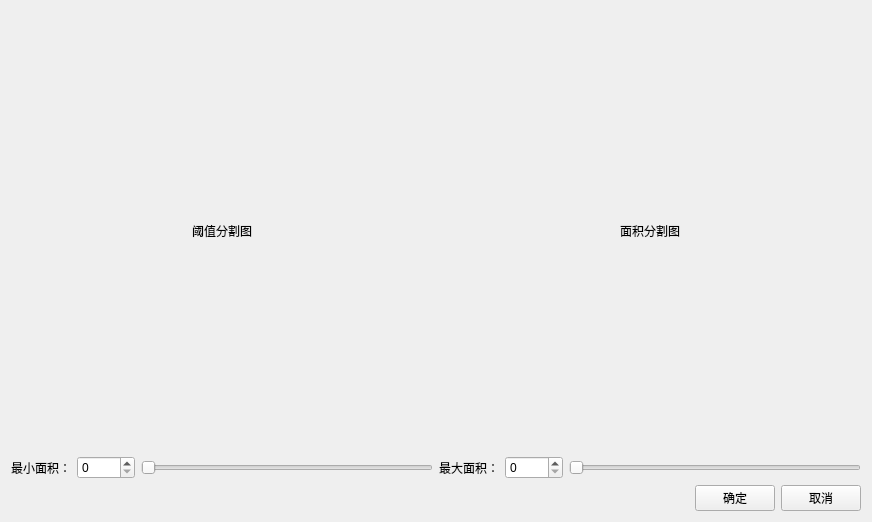
<?xml version="1.0" encoding="UTF-8"?>
<ui version="4.0">
 <class>AreaChoose</class>
 <widget class="QWidget" name="AreaChoose">
  <property name="geometry">
   <rect>
    <x>0</x>
    <y>0</y>
    <width>870</width>
    <height>522</height>
   </rect>
  </property>
  <property name="windowTitle">
   <string>连通域分割</string>
  </property>
  <layout class="QGridLayout" name="gridLayout" rowstretch="10,1">
   <item row="0" column="0">
    <layout class="QHBoxLayout" name="horizontalLayout_5">
     <item>
      <widget class="QLabel" name="label_T">
       <property name="minimumSize">
        <size>
         <width>422</width>
         <height>439</height>
        </size>
       </property>
       <property name="text">
        <string>阈值分割图</string>
       </property>
       <property name="alignment">
        <set>Qt::AlignCenter</set>
       </property>
      </widget>
     </item>
     <item>
      <widget class="QLabel" name="label_Area">
       <property name="minimumSize">
        <size>
         <width>422</width>
         <height>439</height>
        </size>
       </property>
       <property name="text">
        <string>面积分割图</string>
       </property>
       <property name="alignment">
        <set>Qt::AlignCenter</set>
       </property>
      </widget>
     </item>
    </layout>
   </item>
   <item row="1" column="0">
    <layout class="QVBoxLayout" name="verticalLayout">
     <item>
      <layout class="QHBoxLayout" name="horizontalLayout_3">
       <item>
        <widget class="QLabel" name="label_3">
         <property name="text">
          <string>最小面积：</string>
         </property>
        </widget>
       </item>
       <item>
        <layout class="QHBoxLayout" name="horizontalLayout" stretch="1,5">
         <item>
          <widget class="QSpinBox" name="spinBox_Min">
           <property name="maximum">
            <number>100</number>
           </property>
          </widget>
         </item>
         <item>
          <widget class="QSlider" name="horizontalSlider_Min">
           <property name="maximum">
            <number>100</number>
           </property>
           <property name="orientation">
            <enum>Qt::Horizontal</enum>
           </property>
          </widget>
         </item>
        </layout>
       </item>
       <item>
        <widget class="QLabel" name="label_4">
         <property name="text">
          <string>最大面积：</string>
         </property>
        </widget>
       </item>
       <item>
        <layout class="QHBoxLayout" name="horizontalLayout_2" stretch="1,5">
         <item>
          <widget class="QSpinBox" name="spinBox_Max">
           <property name="maximum">
            <number>100</number>
           </property>
          </widget>
         </item>
         <item>
          <widget class="QSlider" name="horizontalSlider_Max">
           <property name="maximum">
            <number>100</number>
           </property>
           <property name="orientation">
            <enum>Qt::Horizontal</enum>
           </property>
          </widget>
         </item>
        </layout>
       </item>
      </layout>
     </item>
     <item>
      <layout class="QHBoxLayout" name="horizontalLayout_4">
       <item>
        <spacer name="horizontalSpacer">
         <property name="orientation">
          <enum>Qt::Horizontal</enum>
         </property>
         <property name="sizeHint" stdset="0">
          <size>
           <width>208</width>
           <height>20</height>
          </size>
         </property>
        </spacer>
       </item>
       <item>
        <widget class="QPushButton" name="pushButton">
         <property name="text">
          <string>确定</string>
         </property>
        </widget>
       </item>
       <item>
        <widget class="QPushButton" name="pushButton_2">
         <property name="text">
          <string>取消</string>
         </property>
        </widget>
       </item>
      </layout>
     </item>
    </layout>
   </item>
  </layout>
 </widget>
 <resources/>
 <connections/>
</ui>
